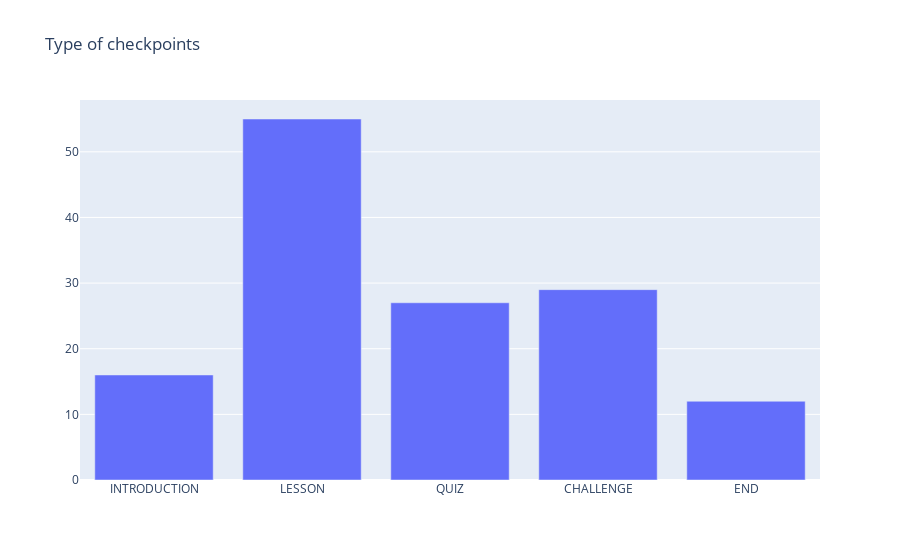

Notebook source saved alongside this figure:
### Code cell
fig = go.Figure(data=go.Bar(x=LESSON_TYPE.lesson_type, y=LESSON_TYPE.val.values))

fig.update_layout(xaxis={'categoryorder': 'array', 'categoryarray': ['INTRODUCTION', 'LESSON', 'QUIZ', 'CHALLENGE', 'END']},
                  title='Type of checkpoints')

fig.show()

### Figure 1 — Plotly figure (JSON) as saved in the notebook; plotly's stock layout.template omitted (floating-point values rounded to 4 significant figures)
{"data": [{"type": "bar", "x": ["LESSON", "CHALLENGE", "QUIZ", "INTRODUCTION", "END"], "y": [55, 29, 27, 16, 12]}], "layout": {"title": {"text": "Type of checkpoints"}, "xaxis": {"categoryarray": ["INTRODUCTION", "LESSON", "QUIZ", "CHALLENGE", "END"], "categoryorder": "array"}}}
